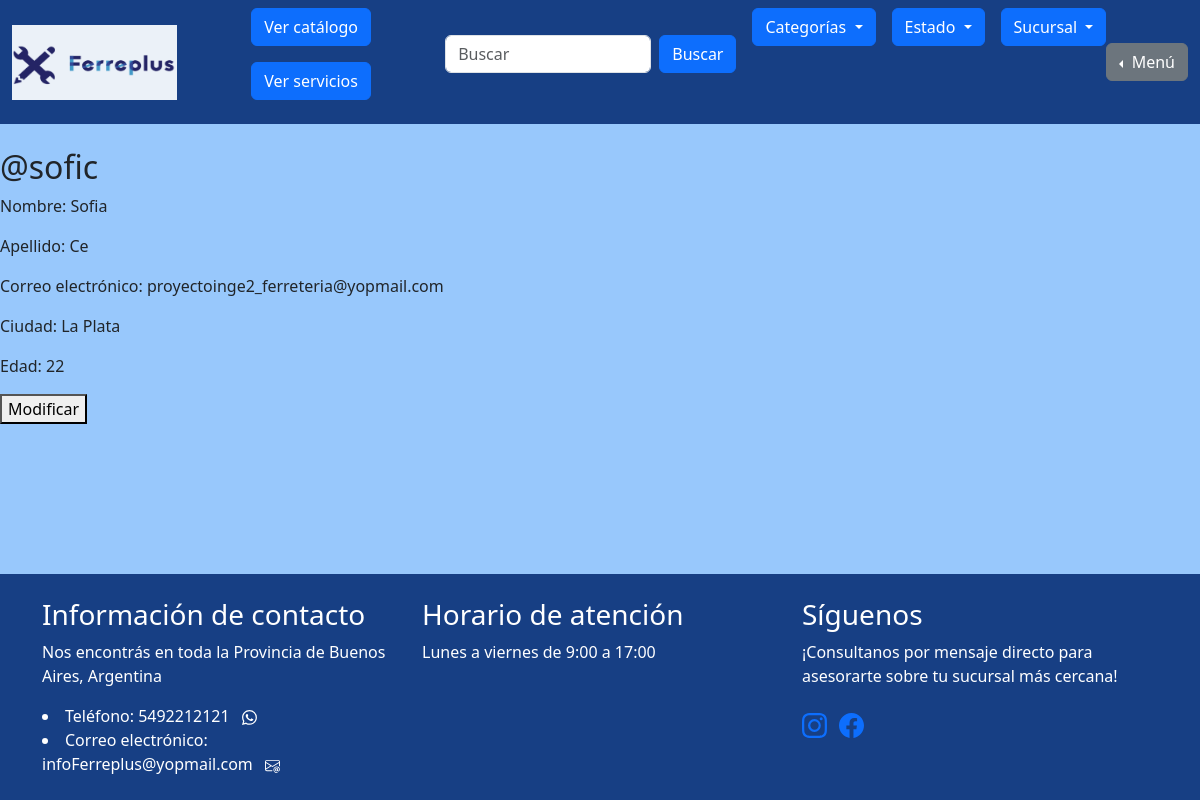
/gestion_de_usuarios/ver_perfil/user/ (signed in), run on the app's committed database.
### gestion_de_usuarios/models.py (models this page shows, shortened)
class PerfilCliente(models.Model):
    user = models.OneToOneField(User, on_delete=models.CASCADE)
    ciudad = models.CharField(max_length=100)
    edad = models.IntegerField()
    monto_disponible = models.IntegerField(default=3000)

### iniciar_sesion/decoradores.py (the view)
    def wrapper_func(request, *args, **kwargs):
        if request.user.is_authenticated:
            return view_func(request, *args, **kwargs)
        else:
            return redirect("homepage")

### gestion_de_usuarios/views.py (called while the page is built)
@authenticated_user
def ver_perfil(request, username=None):
    current_user = request.user
    perfil = None
    if hasattr(current_user, 'perfilcliente'):
        perfil = current_user.perfilcliente
        template_name = "gestion_de_usuarios/ver_perfil_cliente.html"
    elif current_user.is_superuser:
        template_name = "gestion_de_usuarios/ver_perfil_admin.html"
    elif hasattr(current_user, 'perfilempleado'):
        perfil = current_user.perfilempleado
        template_name = "gestion_de_usuarios/ver_perfil_empleado.html"
    return render(request, template_name, {'perfil': perfil})

### iniciar_sesion/decoradores.py (called while the page is built)
def authenticated_user(view_func):
    def wrapper_func(request, *args, **kwargs):
        if request.user.is_authenticated:
            return view_func(request, *args, **kwargs)
        else:
            return redirect("homepage")
    return wrapper_func

### project/context_processors.py (called while the page is built)
def agregar_datos_a_contexto(request):
    sucursales = Sucursal.objects.all()
    estados_list = ["Nuevo - Sin uso", "Usado", "Restaurado", "Para reparar", "Para piezas", "Con defectos leves"]
    categorias_list = ["Herramientas", "Construcción", "Ferretería general", "Electricidad", "Fontanería", "Jardín"]
    return {
        'sucursales': sucursales,
        'estados_list': estados_list,
        'categorias_list': categorias_list,
    }

### gestion_de_usuarios/templates/gestion_de_usuarios/ver_perfil_cliente.html (shortened to what this page needs)
{% extends "homepage/base.html" %}
{% load static %}
{% block content %}
<link rel="stylesheet" type="text/css" href="{% static 'css/styles.css' %}">
<div class="perfil-box">
    <div class="perfil">
        <h2>@{{ perfil.user.username }}</h2>
        <p>Nombre: {{ perfil.user.first_name }}</p>
        <p>Apellido: {{ perfil.user.last_name }}</p>
        <p>Correo electrónico: {{ perfil.user.email }}</p>
        <p>Ciudad: {{ perfil.ciudad }}</p>
        <p>Edad: {{ perfil.edad }}</p>
        <form action="{% url 'modificar_perfil' request.user.username %}" method="get">
            <button type="submit">Modificar</button>
          </form>
    </div>
</div>
{% endblock %}

### homepage/templates/homepage/base.html (style rules this page uses)
body { background-color: #98C8FC; }
body { min-height: 100vh; display: flex; flex-direction: column; }

### data on the page
PerfilCliente: user.username "sofic", user.first_name "Sofia", user.last_name "Ce", user.email "proyectoinge2_ferreteria@yopmail.com", ciudad "La Plata", edad "22"
